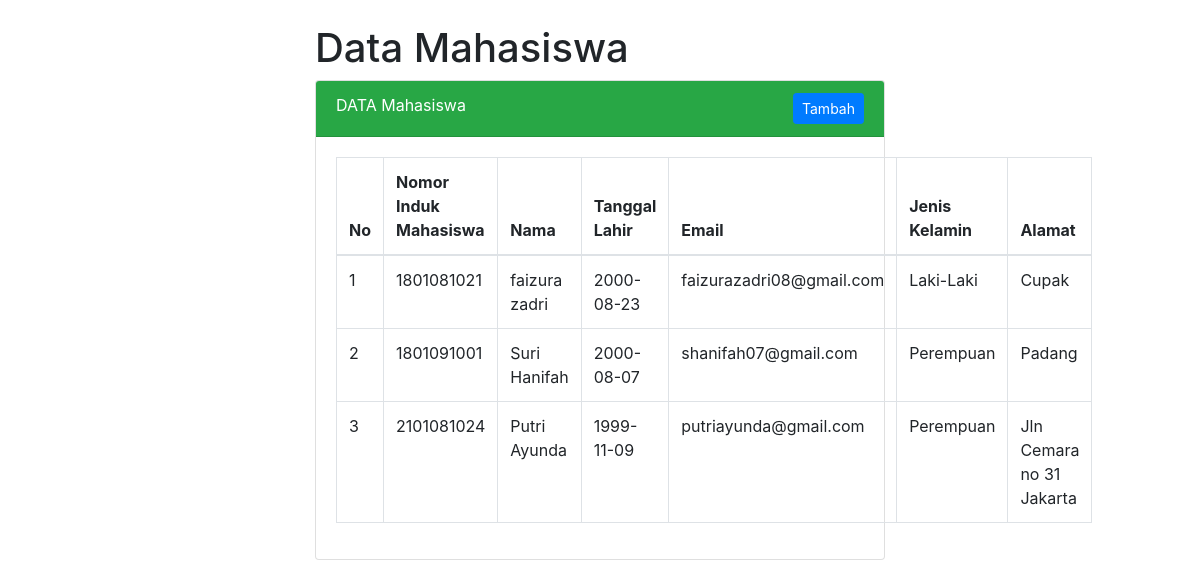
Page /list.php on the committed database.
### tables this page shows
CREATE TABLE `mahasiswa` (
  `nim` varchar(10) NOT NULL,
  `nama_mhs` varchar(30) NOT NULL,
  `tgl_lahir` date NOT NULL,
  `email` varchar(30) NOT NULL,
  `jenis_kelamin` varchar(1) NOT NULL,
  `alamat` text NOT NULL
);

### list.php (the view, shortened to what this page needs)
<!DOCTYPE html>
<html>
<head>
        <link rel="stylesheet" href="https://stackpath.bootstrapcdn.com/bootstrap/4.3.1/css/bootstrap.min.css">
</head>
<link rel="stylesheet" type="text/css" href="assets/css/bootstrap.min.css">
<body>
	<div class="container col-md-6 mt-4">
		<h1>Data Mahasiswa</h1>
		<div class="card">
			<div class="card-header bg-success text-white ">
				DATA Mahasiswa <a href="akademik.php" class="btn btn-sm btn-primary float-right">Tambah</a>
			</div>
			<div class="card-body">
				<table class="table table-bordered">
					<thead>
						<tr>
							<th>No</th>
							<th>Nomor Induk Mahasiswa</th>
							<th>Nama</th>
							<th>Tanggal Lahir</th>
							<th>Email</th>
                            <th>Jenis Kelamin</th>
                            <th>Alamat</th>
						</tr>
					</thead>
					<tbody>
						<?php
							include('koneksi.php');
							$data_mhs = mysqli_query($koneksi, "select * from mahasiswa") or die(mysqli_error($koneksi));
							$no = 1;
							while($row = mysqli_fetch_assoc($data_mhs)) {
						?>
					<tr>
						<td><?= $no; ?></td>
						<td><?= $row['nim'];  ?></td>
						<td><?= $row['nama_mhs']; ?></td>
						<td><?= $row['tgl_lahir']; ?></td>
                        <td><?= $row['email']; ?></td>
                                <?php
                                    $gender = "";
                                    if($row['jenis_kelamin']=="L"){
                                        $gender = "Laki-Laki";
                                    }else{
                                        $gender = "Perempuan";
                                    }
                                ?>
                        <td><?= $gender ?></td>
                        <td><?= $row['alamat']; ?></td>
					</tr>
						<?php $no++; } ?>
					</tbody>
				</table>
			</div>
		</div>
	</div>
</body>
</html>

### rows in the picture
mahasiswa: nim "1801081021", nama_mhs "faizura zadri", tgl_lahir "2000-08-23", email "faizurazadri08@gmail.com", jenis_kelamin "Laki-Laki", alamat "Cupak"
mahasiswa: nim "1801091001", nama_mhs "Suri Hanifah", tgl_lahir "2000-08-07", email "shanifah07@gmail.com", jenis_kelamin "Perempuan", alamat "Padang"
mahasiswa: nim "2101081024", nama_mhs "Putri Ayunda", tgl_lahir "1999-11-09", email "putriayunda@gmail.com", jenis_kelamin "Perempuan", alamat "Jln Cemara no 31 Jakarta"
